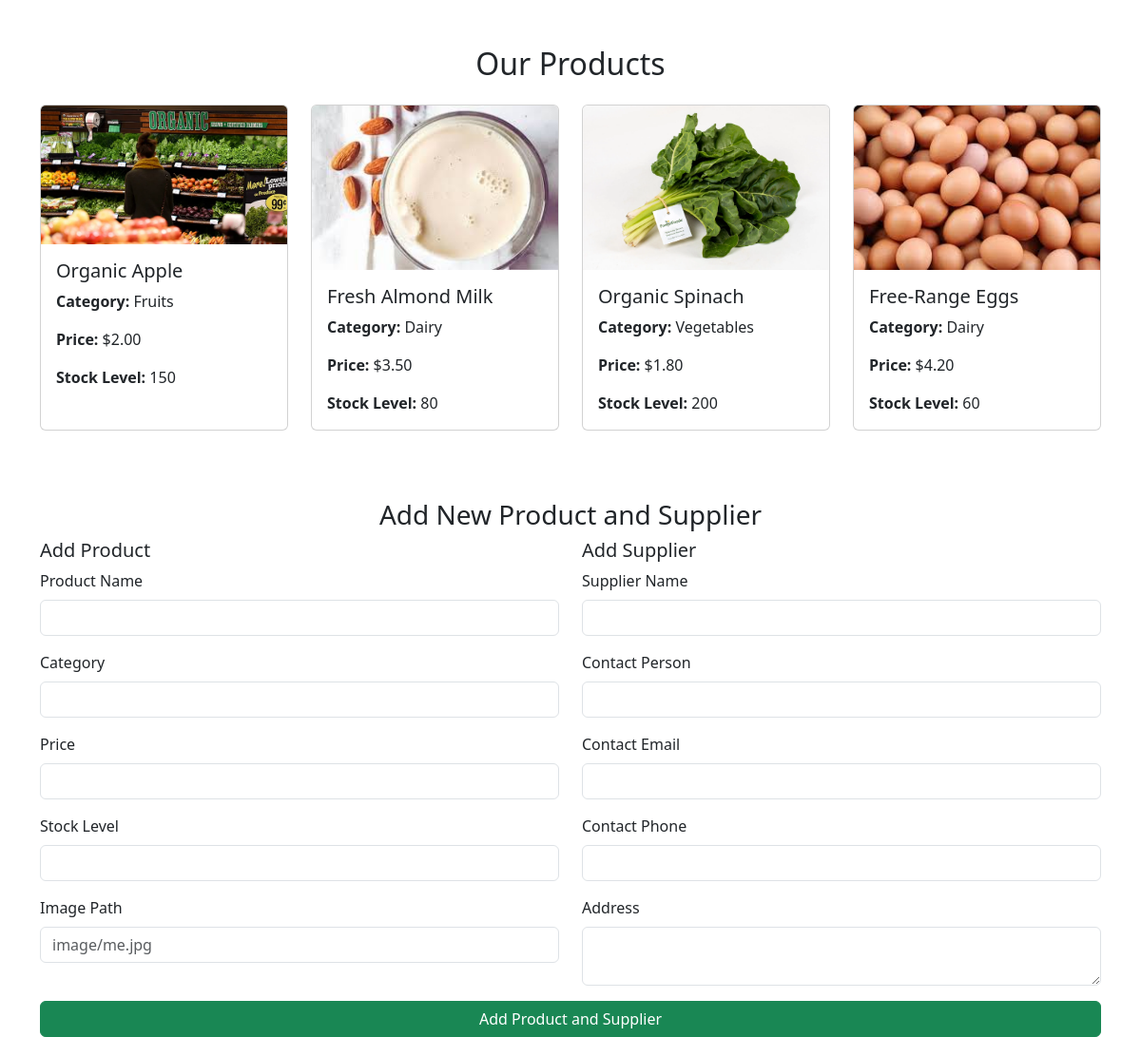
/product_management.php, run on the app's committed database.
### tables this page shows
CREATE TABLE Products (
    ProductID INT AUTO_INCREMENT PRIMARY KEY,
    ProductName VARCHAR(255) NOT NULL,
    Category VARCHAR(255) NOT NULL,
    Price DECIMAL(10, 2) NOT NULL,
    StockLevel INT NOT NULL,
    ImagePath VARCHAR(255) NOT NULL,
    SupplierID INT,
    CategoryID INT,
    PromotionID INT,
    FOREIGN KEY (SupplierID) REFERENCES Suppliers(SupplierID) 
        ON DELETE CASCADE 
        ON UPDATE CASCADE,
    FOREIGN KEY (CategoryID) REFERENCES Categories(CategoryID) 
        ON DELETE CASCADE 
        ON UPDATE CASCADE,
    FOREIGN KEY (PromotionID) REFERENCES Promotions(PromotionID) 
        ON DELETE SET NULL 
        ON UPDATE CASCADE
);

### product_management.php (the view, shortened to what this page needs)
<?php
include('connect.php');
?>
<!DOCTYPE html>
<html lang="en">
<head>
    <link href="https://cdn.jsdelivr.net/npm/bootstrap@5.3.0/dist/css/bootstrap.min.css" rel="stylesheet">
</head>
<body>
    <div class="container mt-5">
        <h2 class="mb-4 text-center">Our Products</h2>
        <div class="row">
            <?php
            $sql = "SELECT
                        p.ProductID,
                        p.ProductName,
                        p.Category,
                        p.Price,
                        p.StockLevel,
                        p.ImagePath,
                        s.SupplierName,
                        s.ContactPerson,
                        s.ContactEmail,
                        s.ContactPhone,
                        s.Address
                    FROM Products p
                    JOIN Suppliers s ON p.SupplierID = s.SupplierID";
            $result = $conn->query($sql);
            if ($result && $result->num_rows > 0) {
                while ($product = $result->fetch_assoc()): ?>
                    <div class="col-lg-3 col-md-4 col-sm-6 mb-4">
                        <div class="card h-100">
                            <img src="<?= htmlspecialchars($product['ImagePath']) ?>" class="card-img-top" alt="<?= htmlspecialchars($product['ProductName']) ?>" onerror="this.src='image/default.webp';">
                            <div class="card-body d-flex flex-column">
                                <h5 class="card-title"><?= htmlspecialchars($product['ProductName']) ?></h5>
                                <p class="card-text"><strong>Category:</strong> <?= htmlspecialchars($product['Category']) ?></p>
                                <p class="card-text"><strong>Price:</strong> $<?= number_format($product['Price'], 2) ?></p>
                                <p class="card-text"><strong>Stock Level:</strong> <?= htmlspecialchars($product['StockLevel']) ?></p>
                            </div>
                        </div>
                    </div>
                <?php endwhile;
            } else { ?>
                <p class="text-center text-muted">No products available.</p>
            <?php }
            ?>
        </div>
        <h3 class="mt-5 text-center">Add New Product and Supplier</h3>
        <form action="add_product_supplier.php" method="POST">
            <div class="row">
                <div class="col-md-6">
                    <h5>Add Product</h5>
                    <div class="mb-3">
                        <label for="productName" class="form-label">Product Name</label>
                        <input type="text" class="form-control" id="productName" name="productName" required>
                    </div>
                    <div class="mb-3">
                        <label for="category" class="form-label">Category</label>
                        <input type="text" class="form-control" id="category" name="category" required>
                    </div>
                    <div class="mb-3">
                        <label for="price" class="form-label">Price</label>
                        <input type="number" step="0.01" class="form-control" id="price" name="price" required>
                    </div>
                    <div class="mb-3">
                        <label for="stockLevel" class="form-label">Stock Level</label>
                        <input type="number" class="form-control" id="stockLevel" name="stockLevel" required>
                    </div>
                    <div class="mb-3">
                        <label for="imagePath" class="form-label">Image Path</label>
                        <input type="text" class="form-control" id="imagePath" name="imagePath" placeholder="image/me.jpg" required>
                    </div>
                </div>
                <div class="col-md-6">
                    <h5>Add Supplier</h5>
                    <div class="mb-3">
                        <label for="supplierName" class="form-label">Supplier Name</label>
                        <input type="text" class="form-control" id="supplierName" name="supplierName" required>
                    </div>
                    <div class="mb-3">
                        <label for="contactPerson" class="form-label">Contact Person</label>
                        <input type="text" class="form-control" id="contactPerson" name="contactPerson" required>
                    </div>
                    <div class="mb-3">
                        <label for="contactEmail" class="form-label">Contact Email</label>
                        <input type="email" class="form-control" id="contactEmail" name="contactEmail" required>
                    </div>
                    <div class="mb-3">
                        <label for="contactPhone" class="form-label">Contact Phone</label>
                        <input type="tel" class="form-control" id="contactPhone" name="contactPhone" required>
                    </div>
                    <div class="mb-3">
                        <label for="address" class="form-label">Address</label>
                        <textarea class="form-control" id="address" name="address" required></textarea>
                    </div>
                </div>
            </div>
            <button type="submit" class="btn btn-success w-100">Add Product and Supplier</button>
        </form>
    </div>
</body>
</html>

### data on the page
products: ImagePath (picture), ProductName "Organic Apple", Category "Fruits", Price "2.00", StockLevel "150"
products: ImagePath (picture), ProductName "Fresh Almond Milk", Category "Dairy", Price "3.50", StockLevel "80"
products: ImagePath (picture), ProductName "Organic Spinach", Category "Vegetables", Price "1.80", StockLevel "200"
products: ImagePath (picture), ProductName "Free-Range Eggs", Category "Dairy", Price "4.20", StockLevel "60"
